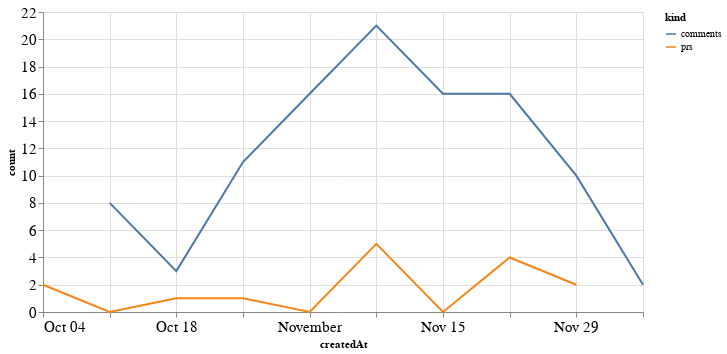

This figure's notebook cell:
### Code cell
alt.Chart(total_time, width=600).mark_line().encode(
    x='createdAt',
    y='count',
    color='kind'
)

### Figure 1 — Vega-Lite specification as saved in the notebook (floating-point values rounded to 4 significant figures)
{"config": {"axisLeft": {"labelFontSize": 15}, "axisBottom": {"labelFontSize": 15}}, "data": {"name": "data-a00b4f17cc6f8d8cff7ff4a9a989fcc8"}, "mark": "line", "encoding": {"color": {"type": "nominal", "field": "kind"}, "x": {"type": "temporal", "field": "createdAt"}, "y": {"type": "quantitative", "field": "count"}}, "width": 600, "$schema": "https://vega.github.io/schema/vega-lite/v4.8.1.json", "datasets": {"data-a00b4f17cc6f8d8cff7ff4a9a989fcc8": [{"createdAt": "2020-10-04T00:00:00", "kind": "prs", "count": 2.0}, {"createdAt": "2020-10-11T00:00:00", "kind": "prs", "count": 0.0}, {"createdAt": "2020-10-18T00:00:00", "kind": "prs", "count": 1.0}, {"createdAt": "2020-10-25T00:00:00", "kind": "prs", "count": 1.0}, {"createdAt": "2020-11-01T00:00:00", "kind": "prs", "count": 0.0}, {"createdAt": "2020-11-08T00:00:00", "kind": "prs", "count": 5.0}, {"createdAt": "2020-11-15T00:00:00", "kind": "prs", "count": 0.0}, {"createdAt": "2020-11-22T00:00:00", "kind": "prs", "count": 4.0}, {"createdAt": "2020-11-29T00:00:00", "kind": "prs", "count": 2.0}, {"createdAt": "2020-12-06T00:00:00", "kind": "prs", "count": null}, {"createdAt": "2020-10-04T00:00:00", "kind": "comments", "count": null}, {"createdAt": "2020-10-11T00:00:00", "kind": "comments", "count": 8.0}, {"createdAt": "2020-10-18T00:00:00", "kind": "comments", "count": 3.0}, {"createdAt": "2020-10-25T00:00:00", "kind": "comments", "count": 11.0}, {"createdAt": "2020-11-01T00:00:00", "kind": "comments", "count": 16.0}, {"createdAt": "2020-11-08T00:00:00", "kind": "comments", "count": 21.0}, {"createdAt": "2020-11-15T00:00:00", "kind": "comments", "count": 16.0}, {"createdAt": "2020-11-22T00:00:00", "kind": "comments", "count": 16.0}, {"createdAt": "2020-11-29T00:00:00", "kind": "comments", "count": 10.0}, {"createdAt": "2020-12-06T00:00:00", "kind": "comments", "count": 2.0}]}}
